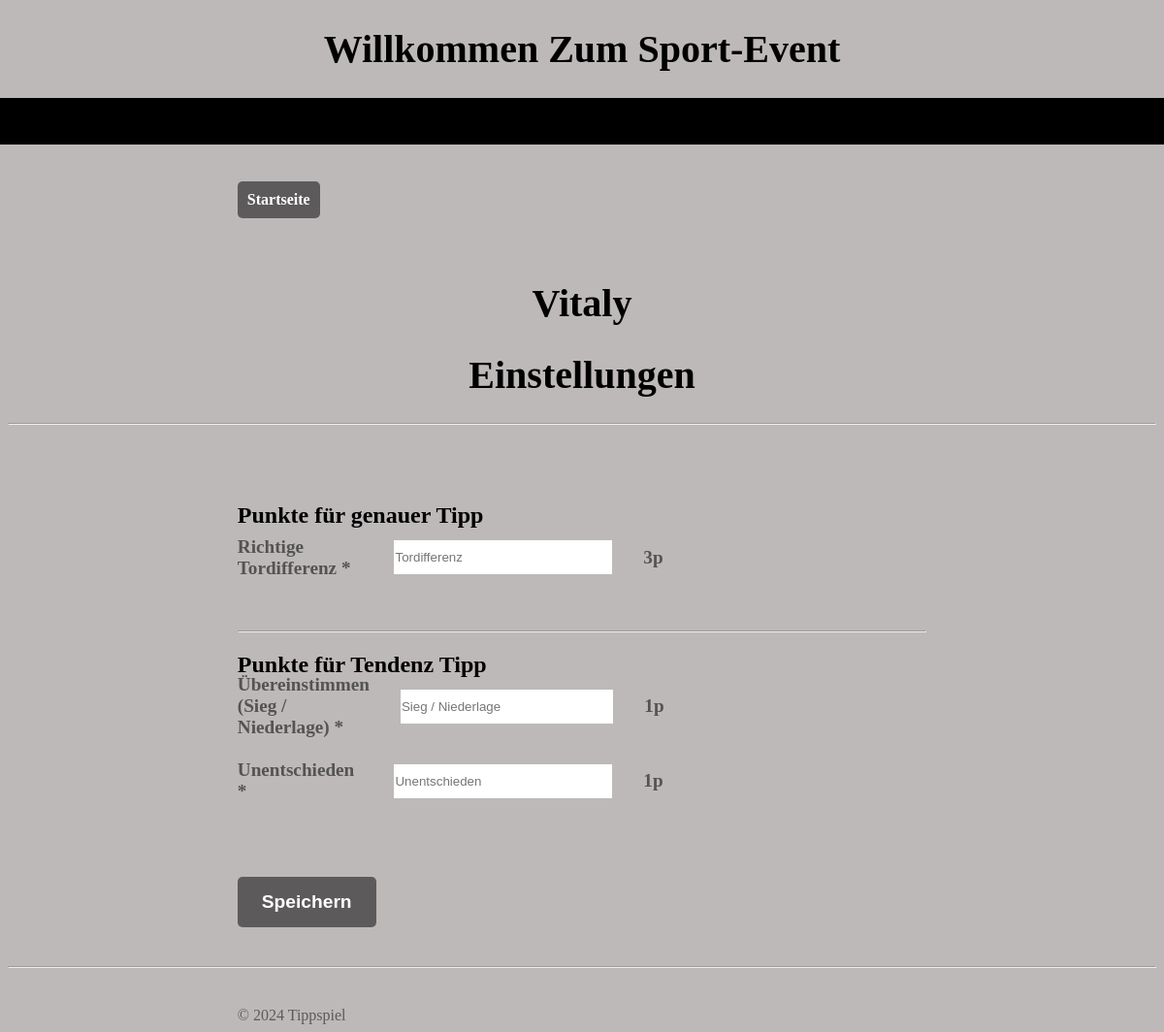
/PHP/einstellungen-host.php (signed in), run on an earlier commit of the app's database.
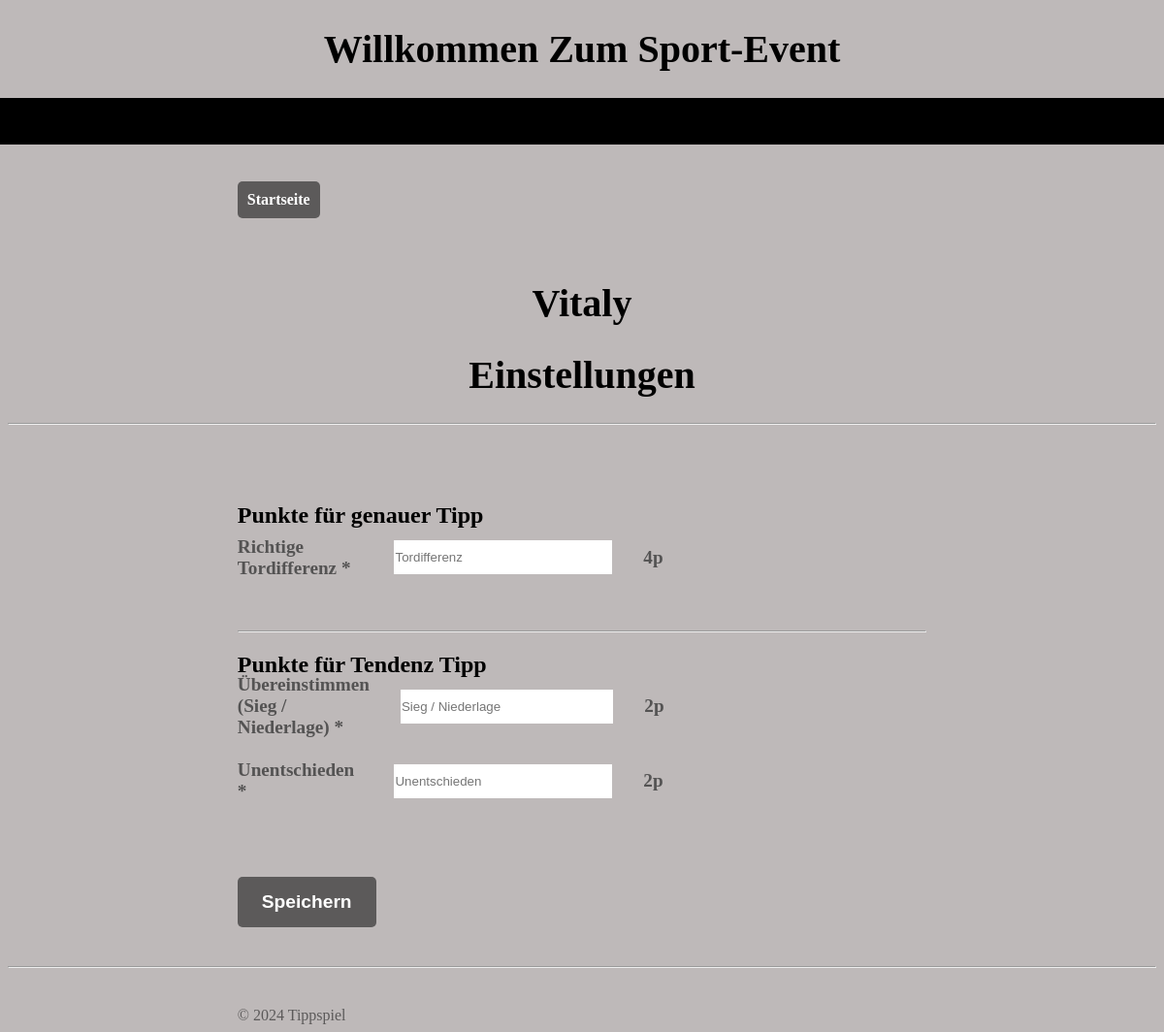
And on a later commit of the database.
### tables this page shows
CREATE TABLE `hosts` (
  `hid` int(6) unsigned NOT NULL AUTO_INCREMENT,
  `hfullname` varchar(30) NOT NULL,
  `hostname` varchar(30) NOT NULL,
  `email` varchar(50) NOT NULL,
  `passwort` varchar(100) NOT NULL,
  `foto` varchar(30) DEFAULT NULL,
  `tordiff` int(20) DEFAULT 10,
  `winnloss` int(20) DEFAULT 5,
  `equality` int(20) DEFAULT 15,
  PRIMARY KEY (`hid`)
);

### DATABASE/Host.php (called while the page is built, shortened)
<?php
class Host
{
    private $table_name;
    private $conn;
    private $h_id;
    private $h_full_name;
    private $h_name;
    private $h_email;
    private $h_foto;
    private $tordiff;
    private $winnloss;
    private $equality;
    public function __construct($db_conn)
    {
        $this->conn = $db_conn;
        $this->table_name = "hosts";
    }
    public function initHostUser($host_id)
    {
        try {
            $sql = "SELECT * FROM " . $this->table_name . " WHERE hid=?";
            $stmt = $this->conn->prepare($sql);
            $stmt->execute([$host_id]);
            if ($stmt->rowCount() == 1) {
                $host = $stmt->fetch();
                $this->h_id = $host['hid'];
                $this->h_full_name = $host['hfullname'];
                $this->h_name = $host['hostname'];;
                $this->h_email = $host['email'];
                $this->h_foto = $host['foto'];
                $this->tordiff = $host['tordiff'];
                $this->winnloss = $host['winnloss'];
                $this->equality = $host['equality'];
                return 1;
            } else {
                return 0;
            }
        } catch (PDOException $e) {
            return 0;
        }
    }
    public function getHostUser()
    {
        $data = array(
            'host_id' => $this->h_id,
            'host_fullname' => $this->h_full_name,
            'host_name' => $this->h_name,
            'host_email' => $this->h_email,
            'host_foto' => $this->h_foto,
            'host_tordiff' => $this->tordiff,
            'host_winnloss' => $this->winnloss,
            'host_equality' => $this->equality
        );
        return $data;
    }
}

### PHP/einstellungen-host.php (the view, shortened to what this page needs)
<?php
$db = new Database();
$conn = $db->connect();
$host = new Host($conn);
$host_id = $_SESSION['host_id'];
$host->initHostUser($host_id);
$host_data = $host->getHostUser();
$host_name = $host_data['host_fullname'];
$tordiff = $host_data['host_tordiff'];
$winnloss = $host_data['host_winnloss'];
$unentschieden = $host_data['host_equality'];
?>
<!DOCTYPE html>
<html lang="de">
<head>
    <link rel="stylesheet" type="text/css" href="../CSS/host-einstellungen.css">
</head>
<body>
    <div class="top-bar">
        <h1>Willkommen zum Sport-Event</h1>
        <div id="header"></div>
    </div>
    <div class="entry">
        <a href="homepage-host.php">Startseite</a>
    </div>
    <h1><?php echo $host_name; ?></h1>
    <h1>Einstellungen</h1>
    <hr>
    <div class="container">
        <form action="../Actions/einstellungen_host_daten.php" method="post">
            <h2>Punkte für genauer Tipp</h2>
            <div class="items">Richtige Tordifferenz *<input type="text" name="tordiff" class="tipps-values" placeholder="Tordifferenz"><?php echo $tordiff; ?>p</div>
            <hr>
            <h2>Punkte für Tendenz Tipp</h2>
            <div class="items">Übereinstimmen (Sieg / Niederlage) *<input type="text" name="stimmt" class="tipps-values" placeholder="Sieg / Niederlage"><?php echo $winnloss; ?>p</div>
            <div class="items">Unentschieden *<input type="text" name="gleich" class="tipps-values" placeholder="Unentschieden"><?php echo $unentschieden; ?>p</div>
            <input type="submit" name="hconfig" id="host_config" value="Speichern">
        </form>
    </div>
    <hr>
    <div id="footer">&copy; 2024 Tippspiel</div>
</body>
</html>

What changed in the data, as far as the page shows it:
changed hosts "Vitaly": tordiff "3" → "4"
Also different on the page:
$winnloss: "1" → "2"
$unentschieden: "1" → "2"
